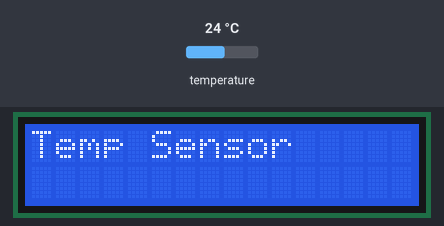
Simulated run of this sketch. Board: ESP32. Parts: 16×2 character LCD. Wiring (inferred from the names in the program): LM75 temperature sensor at I2C address 0x48. The test bench sets the inputs (shaded band); at power-on: temperature 24 °C. What the sketch prints to the serial monitor is not drawn.

Above: at 1.1 s.
At 4.2 s:
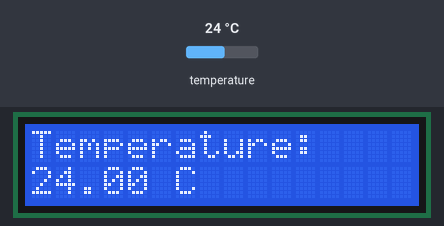
4.3 s: temperature set to 12 °C
At 5.9 s:
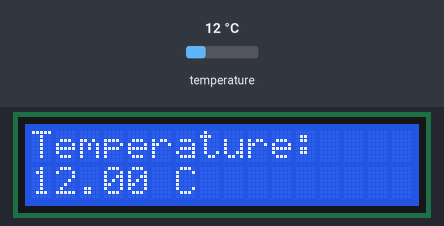
6.5 s: temperature set to 19 °C
At 7.8 s:
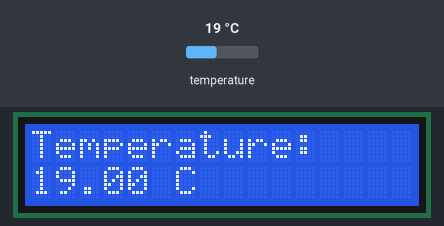
8.5 s: temperature set to 28 °C
At 9.7 s:
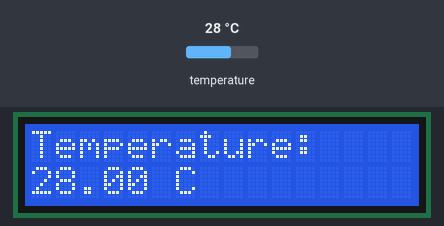
Timing chart, 0 to 11.5 s (numbered marks = the images above; inputs shaded):
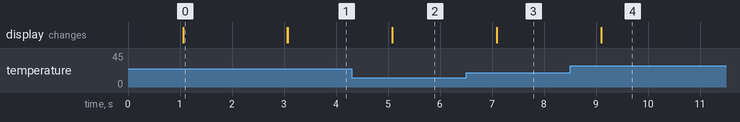

The sketch:

ESP32_temperature.ino
```cpp
#include <Wire.h>
#include <LiquidCrystal.h>
#define LM75A_ADDR 0x48
LiquidCrystal lcd(16, 17, 13, 14, 27, 26, 25, 33, 32, 4);

void setup() {
  // put your setup code here, to run once:
  Serial.begin(115200);
  delay(1000);
  lcd.begin(16, 2);      // 16 columns, 2 rows
  lcd.print("Temp Sensor");
  delay(2000);
  lcd.clear();

  // Initialize I2C
  pinMode(21, INPUT_PULLUP);
  pinMode(22, INPUT_PULLUP);
  Wire.begin(21, 22); // uses ESP32 default I2C pints
  Serial.println("LM75A Temperature Reader");

}

// Function to get temperature from temp sensor
float readLM75ATemperature() {

  Wire.beginTransmission(LM75A_ADDR);
  Wire.write(0x00);

  if (Wire.endTransmission(false) != 0) {
    Serial.println("Write failed");
    return NAN;
  }

  delay(2);

  int bytes = Wire.requestFrom(LM75A_ADDR, 2);
  Serial.print("Bytes: ");
  Serial.println(bytes);

  if (bytes != 2) {
    Serial.println("Read failed");
    return NAN;
  }

  uint8_t msb = Wire.read();
  uint8_t lsb = Wire.read();

  int16_t raw = (msb << 8) | lsb;
  raw >>= 5;

  return raw * 0.125;
}

void loop() {
  // put your main code here, to run repeatedly:
  float temperature = readLM75ATemperature();
  Serial.print("Temperature: ");
  Serial.print(temperature);
  Serial.println(" °C");

  lcd.setCursor(0, 0);
  lcd.print("Temperature:");

  lcd.setCursor(0, 1);
  lcd.print(temperature);
  lcd.print(" C   ");   // extra spaces clear leftovers
  delay(1000);
}
```

Measured:
- after the input at 4.3 s, the display: changes after 0.78 s (image 2)
- after the input at 6.5 s, the display: changes after 0.59 s (image 3)
- after the input at 8.5 s, the display: changes after 0.60 s (image 4)
- what the display in image 0 shows lasts 2.0 s, from 1.1 s to 3.1 s
